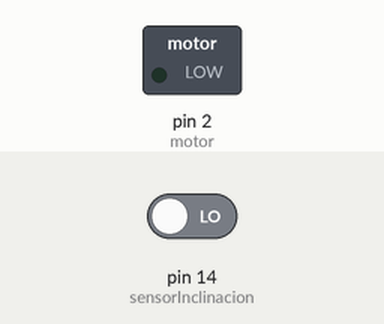
The sketch below on a simulated Arduino Uno, built with avr-gcc and run on an emulated ATmega328P. Shown: switched loads named in the sketch (green lamp = pin HIGH). Inputs (shaded band) come from the test bench; at power-on: pin 14 (sensorInclinacion) LOW.

Above: at 1.2 s.
1.3 s: pin 14 (sensorInclinacion) driven HIGH
At 2.1 s:
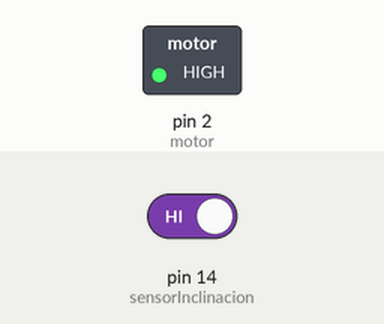
2.8 s: pin 14 (sensorInclinacion) driven LOW
At 3.3 s:
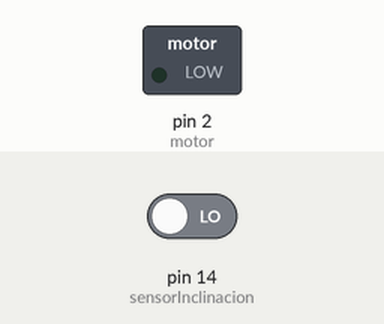
Timing chart, 0 to 5.8 s (numbered marks = the images above; inputs shaded):
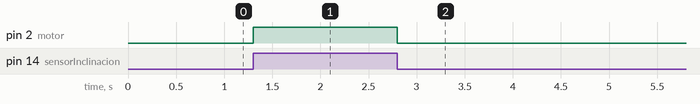

The sketch:

nsor__Tilt__y__Motor_Corriente_Continua__-__Sandra_Gonzalez_.ino
```cpp
int motor = 2;

#define sensorInclinacion 14

void setup() {
  pinMode(motor, OUTPUT);
  pinMode(sensorInclinacion, INPUT);

  Serial.begin(115200);
}

void loop() {
  digitalWrite(motor, digitalRead(sensorInclinacion));
}
```

Measured:
- after the input at 1.3 s, pin 2 (motor): LOW → HIGH at once
- after the input at 2.8 s, pin 2 (motor): HIGH → LOW at once
